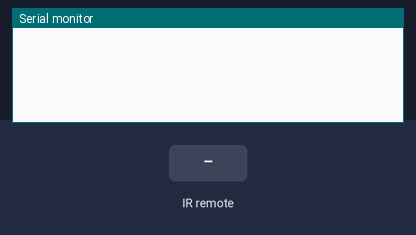
Bench run of a sketch on a simulated Arduino Uno, built with avr-gcc and run on an emulated ATmega328P. Parts: the last lines printed to the serial monitor. The inputs (shaded band) are chosen by the test bench.

Above: at 1.2 s.
1.3 s: infrared code 0x5EC8C1C1 received
At 2.0 s:
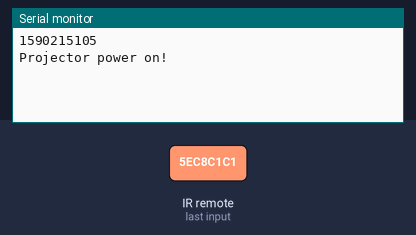
2.8 s: infrared code 0x89C855A7 received
At 4.3 s:
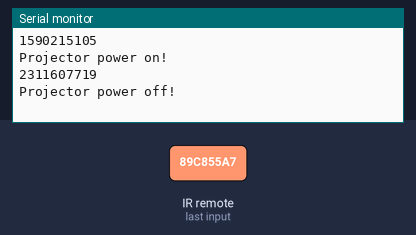

The sketch:

ir-projector-screen-controller.ino.ino
```cpp
/* ir-projector-screen-controller
 *  https://github.com/dbruning/ir-projector-screen-controller
 *  based very heavily on IRrecvDump example from https://github.com/z3t0/Arduino-IRremote, and obviously using that library.
 */

#include <IRremote.h>

/*
*  Default is Arduino pin D11.
*  You can change this to another available Arduino Pin.
*  Your IR receiver should be connected to the pin defined here
*/
int RECV_PIN = 11;

IRrecv irrecv(RECV_PIN);

decode_results results;

void setup()
{
  Serial.begin(9600);
  irrecv.enableIRIn(); // Start the receiver
}

void loop() {
  if (irrecv.decode(&results)) {
    // Serial.println(results.value, HEX);
    // dump(&results);
    Serial.println(results.value, DEC);
    // Serial.println(results.value, HEX);
    // These codes are what seems to work from Simple Remote's database of Benq projectors using IR Group 1.
    // Seems pretty reliable, more so that the actual Panasonic codes anyway.
    // "Right" pad is 930455363, could use that to fine-tune or manual control down-slightly
    // "Left" pad is 2524775321, could use that to fine-tune or manual control down-slightly

    if(results.value == 1590215105) {
      Serial.println("Projector power on!");
    } else  if(results.value == 2311607719) {
      Serial.println("Projector power off!");
    } else {
      Serial.println("Dunno brah!");
    }
    irrecv.resume(); // Receive the next value
  }
}
```

Measured:
- after the input at 1.3 s, the serial monitor: prints a new line at once (image 1)
- after the input at 2.8 s, the serial monitor: prints a new line at once (image 2)
